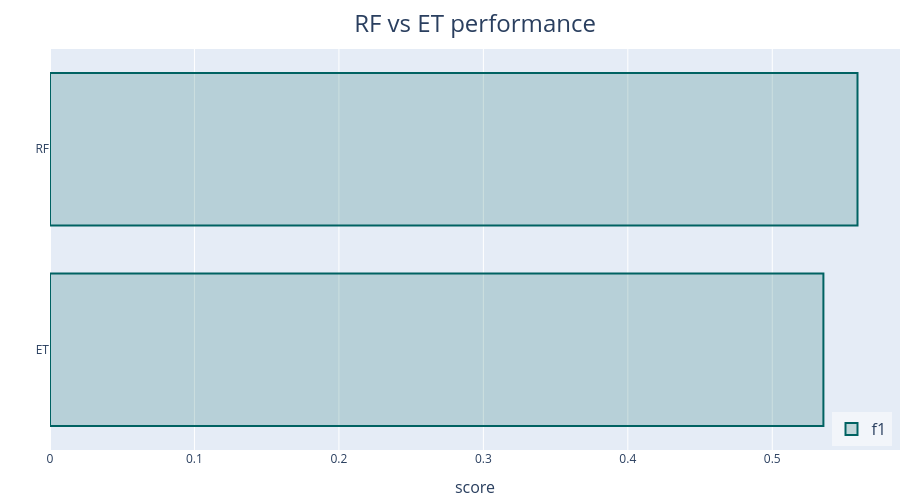

Write notebook code for a chart like this one.
### Code cell
# Visualize os resultados do bootstrap
experionml.plot_results(title="RF vs ET performance")

### Figure 1 — Plotly figure (JSON) as saved in the notebook; plotly's stock layout.template omitted (floating-point values rounded to 4 significant figures)
{"data": [{"hovertemplate": "%{x}<extra></extra>", "legendgroup": "f1", "marker": {"color": "rgba(0, 98, 98, 0.2)", "line": {"color": "rgb(0, 98, 98)", "width": 2}}, "name": "f1", "orientation": "h", "showlegend": true, "type": "bar", "x": [0.5354, 0.559], "xaxis": "x", "y": ["ET", "RF"], "yaxis": "y"}], "layout": {"bargroupgap": 0.05, "font": {"size": 12}, "height": 500, "hoverlabel": {"font": {"size": 16}}, "legend": {"bgcolor": "rgba(255, 255, 255, 0.5)", "font": {"size": 16}, "groupclick": "toggleitem", "traceorder": "grouped", "x": 0.99, "xanchor": "right", "y": 0.01, "yanchor": "bottom"}, "margin": {"b": 50, "l": 50, "pad": 0, "r": 0, "t": 49}, "showlegend": true, "title": {"font": {"size": 24}, "pad": {"b": 15, "t": 15}, "text": "RF vs ET performance", "x": 0.5, "xanchor": "center", "xref": "paper", "y": 1, "yanchor": "top"}, "width": 900, "xaxis": {"anchor": "y", "automargin": true, "domain": [0.0, 1.0], "title": {"font": {"size": 16}, "text": "score"}}, "yaxis": {"anchor": "x", "automargin": true, "categoryorder": "total ascending", "domain": [0.0, 1.0], "title": {"font": {"size": 16}}}}}
